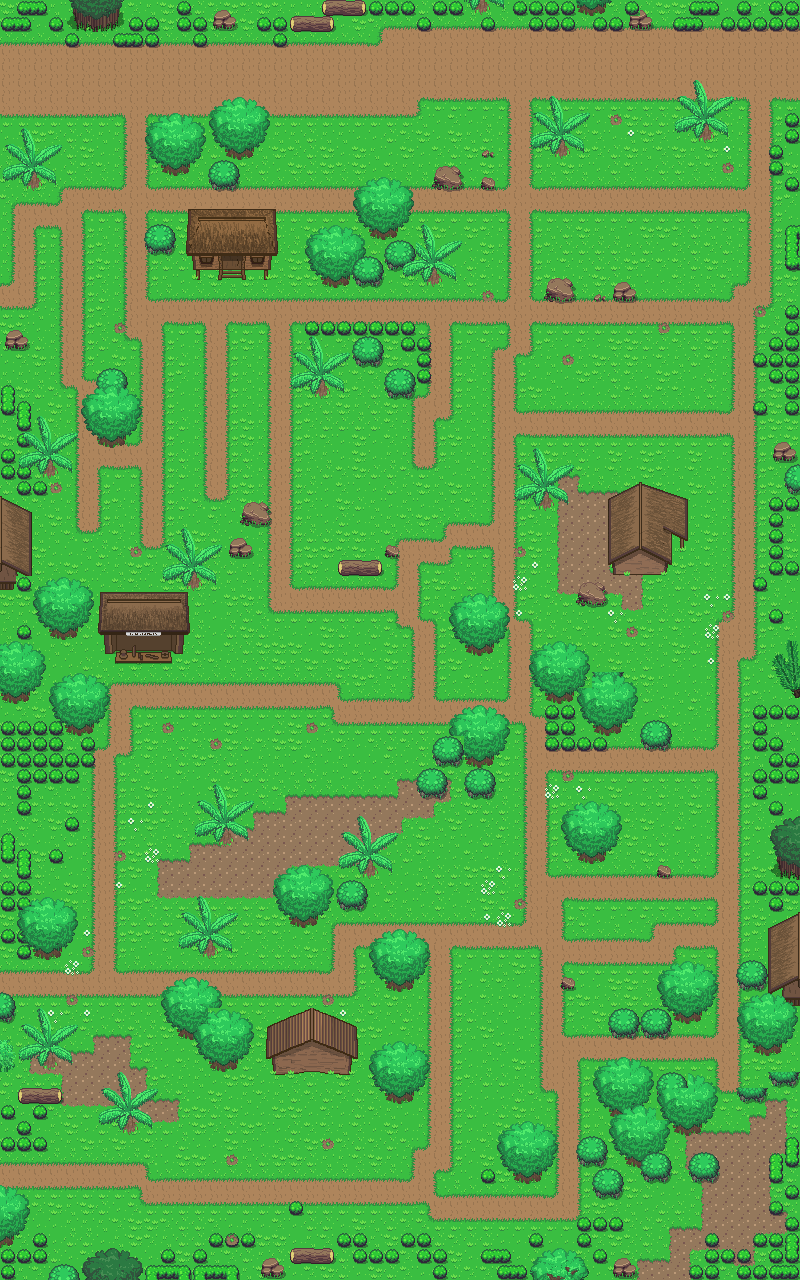

A 2D game scene composited from a Tiled map and its tileset images. What follows is a short description and the map's XML, with each tile layer's data collapsed to a summary:
An orthogonal 50x80 tile map with 16x16 px tiles, 9 tile layers (Base, endblock, Objects 1, Plants 1, ...), 2 tilesets.

<map version="1.0.0" orientation="orthogonal" renderorder="left-down" width="50" height="80" tilewidth="16" tileheight="16" nextobjectid="1">
 <tileset firstgid="1" source="../Tileset/Overworld.tsx" />
 <tileset firstgid="1729" source="../Tileset/Building.tsx" />
 <layer name="Base" width="50" height="80">
  <data>[4000 cells, 4000 non-empty, 31 distinct tile ids]</data>
 </layer>
 <layer name="endblock" width="50" height="80">
  <data>[4000 cells, 307 non-empty, 96 distinct tile ids]</data>
 </layer>
 <layer name="Objects 1" width="50" height="80">
  <data>[4000 cells, 78 non-empty, 14 distinct tile ids]</data>
 </layer>
 <layer name="Plants 1" width="50" height="80">
  <data>[4000 cells, 99 non-empty, 4 distinct tile ids]</data>
 </layer>
 <layer name="Buildings 1" width="50" height="80">
  <data>[4000 cells, 105 non-empty, 105 distinct tile ids]</data>
 </layer>
 <layer name="Buildings 2" width="50" height="80">
  <data>[4000 cells, 0 non-empty, 0 distinct tile ids]</data>
 </layer>
 <layer name="objects 2" width="50" height="80">
  <data>[4000 cells, 0 non-empty, 0 distinct tile ids]</data>
 </layer>
 <layer name="Plants 2" width="50" height="80">
  <data>[4000 cells, 113 non-empty, 6 distinct tile ids]</data>
 </layer>
 <layer name="AbovePlayer" width="50" height="80">
  <properties>
   <property name="unity:sortingLayerName" value="AbovePlayer" />
  </properties>
  <data>[4000 cells, 540 non-empty, 55 distinct tile ids]</data>
 </layer>
</map>
